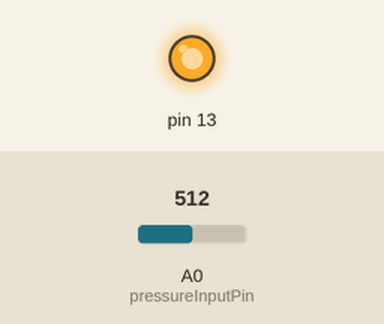
This sketch was run on a simulated Arduino Uno, built with avr-gcc and run on an emulated ATmega328P. Shown: output pins drawn as LEDs (lit = HIGH). The test bench sets the inputs (shaded band); at power-on: A0 (pressureInputPin) = 512.

Above: at 1.2 s.
1.3 s: A0 (pressureInputPin) set to 500
At 1.7 s:
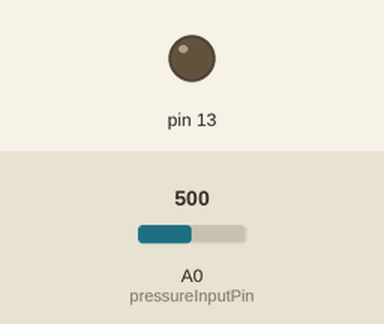
2.8 s: A0 (pressureInputPin) set to 511
At 4.0 s:
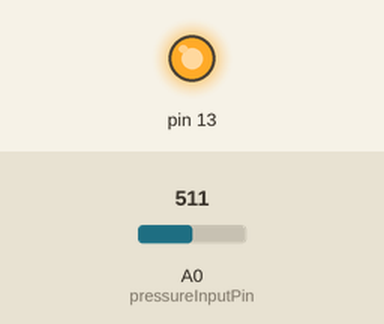
4.3 s: A0 (pressureInputPin) set to 306
At 5.2 s:
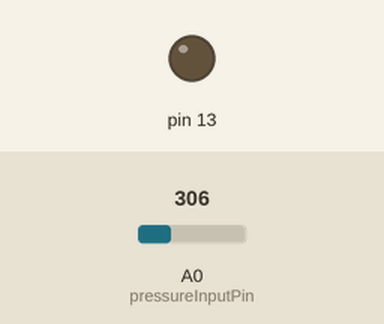
Timing chart, 0 to 7.3 s (numbered marks = the images above; inputs shaded):
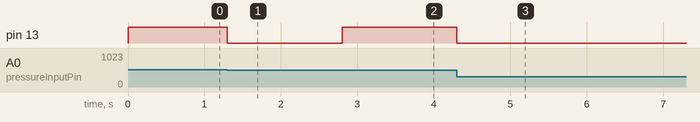

Measured:
- the behaviour switches between 511 and 510 on A0 (pressureInputPin) (found by bisection; images 0 and 1)
- after the input at 1.3 s, pin 13: HIGH → LOW at once
- after the input at 2.8 s, pin 13: LOW → HIGH at once
- after the input at 4.3 s, pin 13: HIGH → LOW at once

The sketch:

rxn_regulate1.ino
```cpp
//Dont commit this yet, reference in disc I guess plus shiesty uni doing arduino while this is for 1 year olds, like lego? but lego coo
//While first years use eagle and upper years teach them damn this is sad ngl
//Should do school work, will plan in a bit
//Due to the lack of components in this simulation
//In this scenario

//////
//=> The pentiometer will act as the pressure sensor outputing analog (by changing resistance in this case)
//=> The led will either be on or off, acting as the valve, on or off but normally in a closed state
//Differences in simulation are (broken doe so), are the lack of relay in the circuitry.


//Defining constants and variables
const int pressureInputPin = A0; //select the analog input pin for the pressure transducer
const int pressureZero = 102.4; //analog reading of pressure transducer at 0psi
const int pressureMax = 921.6; //analog reading of pressure transducer at 100psi
const int pressuretransducermaxPSI = 100; //psi value of transducer being used
const int sensorreadDelay = 250; //constant integer to set the sensor read delay in milliseconds
float pressureValue = 0; //variable to store the value coming from the pressure transducer
int valveState = 0; //1 for energized/open & 0 for closed

void setup() {
  // put your setup code here, to run once:
  // The A0 pin will read analog from transducer and from pentiometer here but
  //but the 13 will act as the A3 which we use to order or output to the valve/led in this scenario
  pinMode(13, OUTPUT);
  pinMode(A0, INPUT);

}

void loop() {
  // put your main code here, to run repeatedly:

  // (tab broken), but anyways all is left is to convert pento analog to digital & the time delay thing
  pressureValue = analogRead(pressureInputPin); //reads value from input pin and assigns to variable

  //pressure or resistance is too much open vale or turn on led!!
  //NOTE!!: I think once u call digital write it just keeps providing so ud have to close it once pressure is lower
  if (pressureValue >= 511){
    openValve();
  } else if (pressureValue < 511) {
   	closeValve();
  }
  //There is a problem, it always calls a function, which means it keeps digital writing
  //Lets only digital write if the state is not the same
}


//inside or outside the loop?
//lets say its a normally closed circuit; solenoid is closed when unenergized => Energize to open
void openValve(){
  if (valveState == 0) {
    digitalWrite(13, HIGH);
    valveState = 1;
  }
}
void closeValve(){
  if (valveState == 1) {
  	digitalWrite(13, LOW);
  	valveState = 0;
  }
}
```
